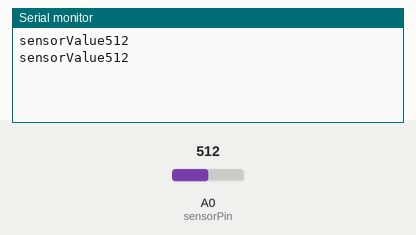
The sketch below on a simulated Arduino Uno, built with avr-gcc and run on an emulated ATmega328P. Shown: the last lines printed to the serial monitor. The inputs (shaded band) are chosen by the test bench; at power-on: A0 (sensorPin) = 512.

Above: at 2.8 s.
2.9 s: A0 (sensorPin) set to 716
At 4.6 s:
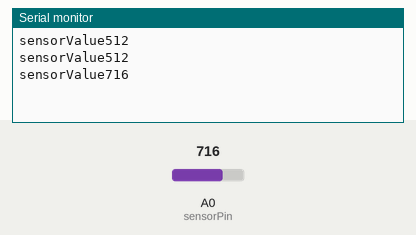
5.6 s: A0 (sensorPin) set to 900
At 7.3 s:
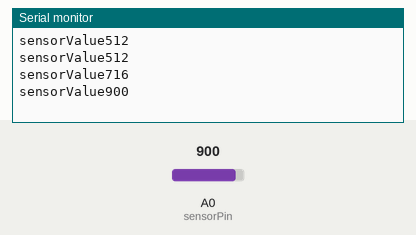
Timing chart, 0 to 8.8 s (numbered marks = the images above; inputs shaded):
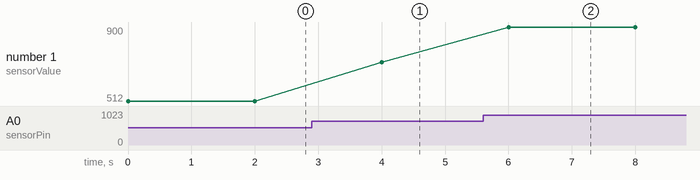

The sketch:

lrd.ino
```cpp
int sensorPin = A0 ;

int sensorValue = 0;

void setup() {
Serial.begin(9600);  // put your setup code here, to run once:

}

void loop() {
  // put your main code here, to run repeatedly:

sensorValue = analogRead(sensorPin);
Serial.print("sensorValue");

Serial.println(sensorValue);
delay(2000);

}
```

Measured:
- after the input at 2.9 s, the serial monitor: prints a new line after 1.1 s (image 1)
- after the input at 5.6 s, the serial monitor: prints a new line after 0.40 s (image 2)
- plotted number 1: 512 → 716 after the input at 2.9 s, 716 → 900 after the input at 5.6 s
